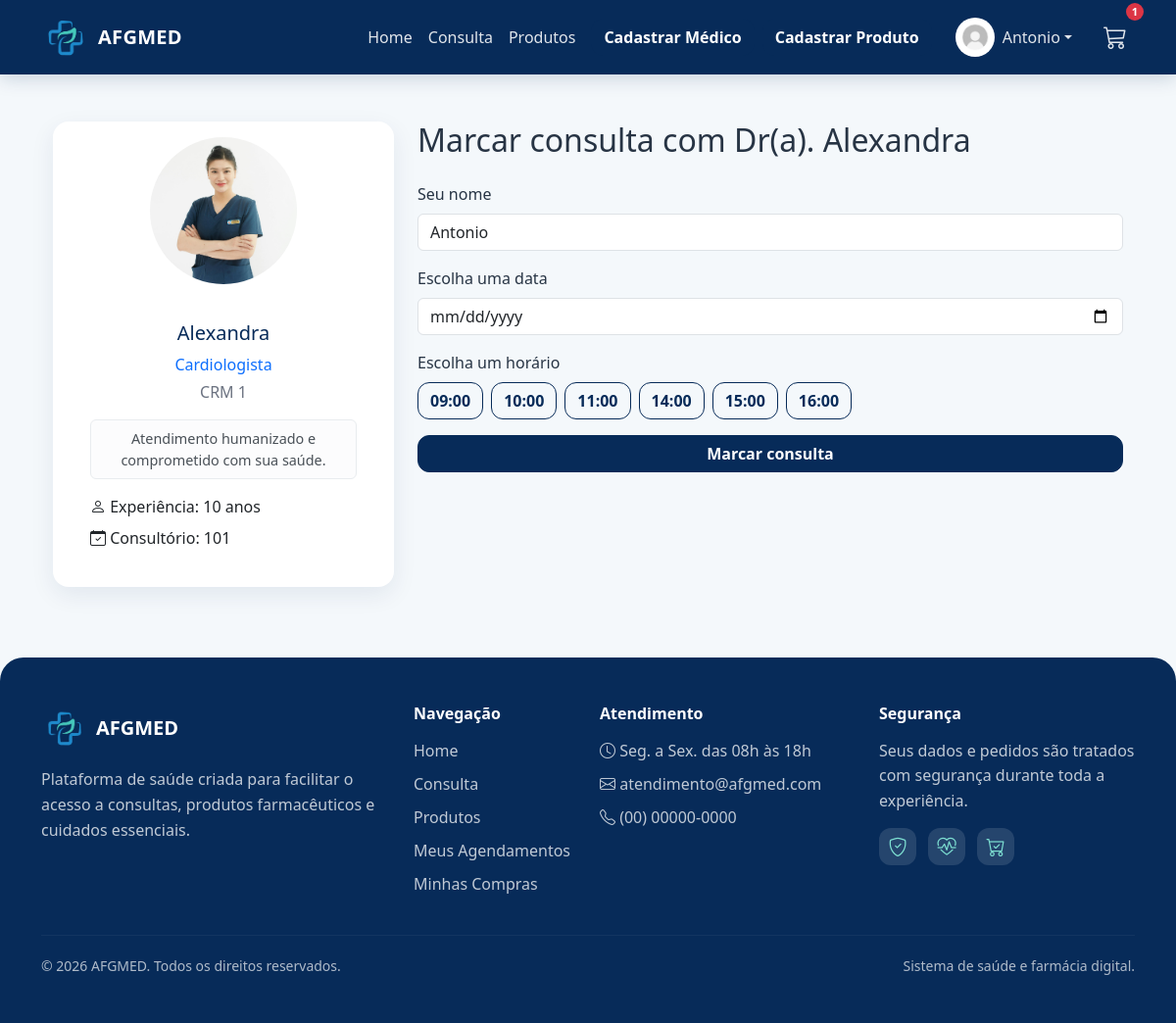
Screenshot of /consultas/1 (signed in) with the database file from the repository.
### projetoafgmed/models.py (models this page shows)
class Usuario(database.Model, UserMixin):
    id = database.Column(database.Integer, primary_key=True)
    nome = database.Column(database.String, nullable=False)
    sobrenome = database.Column(database.String, nullable=False)
    email = database.Column(database.String, nullable=False, unique=True)
    senha = database.Column(database.String, nullable=False)
    foto = database.Column(database.String(200), nullable=True, default="usuario_padrao.jpg")
    is_admin = database.Column(database.Boolean, default=False)
    is_medico = database.Column(database.Boolean, default=False, nullable=False)
    id_medico = database.Column(database.Integer, database.ForeignKey("medico.id"), nullable=True)
    perfil = database.relationship("PerfilUsuario", backref="usuario", uselist=False)
    carrinho = database.relationship("Carrinho", backref="usuario", uselist=False)
    consultas = database.relationship("Consulta", backref="usuario", lazy=True)
    medico = database.relationship(
        "Medico",
        backref=database.backref("usuario_acesso", uselist=False),
        foreign_keys=[id_medico]
    )

class Medico(database.Model):
    id = database.Column(database.Integer, primary_key=True)
    nome = database.Column(database.String, nullable=False)
    especialidade = database.Column(database.String, nullable=False)
    email = database.Column(database.String)
    telefone = database.Column(database.String)
    foto = database.Column(database.String, default="default.jpg")
    data_criacao = database.Column(database.DateTime, nullable=False, default=datetime.utcnow)

### projetoafgmed/routes.py (the view, shortened to what this page needs)
@app.route("/consultas/<int:medico_id>", methods=["GET", "POST"])
@login_required
def consultas(medico_id):
    if getattr(current_user, "is_medico", False) and not getattr(current_user, "is_admin", False):
        flash("Usuários médicos não podem marcar consultas como pacientes.", "warning")
        return redirect(url_for("medicos"))
    medico = Medico.query.get_or_404(medico_id)
    horarios = ["09:00", "10:00", "11:00", "14:00", "15:00", "16:00"]
    consultas_marcadas = Consulta.query.filter_by(medico_id=medico.id).all()
    return render_template(
        "consultas.html",
        medico=medico,
        horarios=horarios,
        consultas=consultas_marcadas
    )

### projetoafgmed/models.py (called while the page is built)
@login_manager.user_loader
def load_usuario(id_usuario):
    return Usuario.query.get(int(id_usuario))

### projetoafgmed/routes.py (called while the page is built, shortened)
@app.context_processor
def carrinho_global():
    if current_user.is_authenticated:
        carrinho = Carrinho.query.filter_by(
            id_usuario=current_user.id,
            status="ativo"
        ).first()
        itens = carrinho.itens if carrinho else []
        total = sum(item.quantidade * item.preco_unitario for item in itens)
        quantidade = sum(item.quantidade for item in itens)
        return {
            "carrinho": carrinho,
            "itens_carrinho": itens,
            "total_carrinho": total,
            "quantidade_carrinho": quantidade
        }

### projetoafgmed/templates/consultas.html (shortened to what this page needs)
{% extends 'base.html' %}
{% block content %}
<div class="container mt-5">
    <div class="row">
        <div class="col-md-4 mb-4">
            <div class="card shadow-sm rounded-4 text-center p-3">
                <img src="{{ url_for('static', filename='fotos_medicos/' ~ medico.foto) }}"
                     class="rounded-circle mx-auto"
                     style="width:150px; height:150px; object-fit:cover;"
                     alt="{{ medico.nome }}">
                <div class="card-body">
                    <h5 class="card-title mt-3">{{ medico.nome }}</h5>
                    <p class="text-primary mb-1">{{ medico.especialidade }}</p>
                    <p class="text-muted">CRM {{ medico.id }}</p>
                    <div class="alert alert-light mt-3 py-2" role="alert" style="font-size:0.9rem;">
                        Atendimento humanizado e comprometido com sua saúde.
                    </div>
                    <ul class="list-unstyled mt-3 mb-0 text-start">
                        <li class="mb-2">
                            <i class="bi bi-person"></i>
                            Experiência: 10 anos
                        </li>
                        <li>
                            <i class="bi bi-calendar-check"></i>
                            Consultório: 101
                        </li>
                    </ul>
                </div>
            </div>
        </div>
        <div class="col-md-8">
            <h2 class="mb-4">Marcar consulta com Dr(a). {{ medico.nome }}</h2>
            <form method="POST" id="form_consulta">
                <div class="mb-3">
                    <label class="form-label">Seu nome</label>
                    <input type="text" class="form-control" value="{{ current_user.nome }}" readonly>
                </div>
                <div class="mb-3">
                    <label class="form-label">Escolha uma data</label>
                    <input type="date"
                           class="form-control"
                           id="data_consulta"
                           name="data_consulta"
                           required>
                </div>
                <div class="mb-3">
                    <label class="form-label">Escolha um horário</label>
                    <div class="d-flex flex-wrap gap-2" id="horarios_container">
                        {% for h in horarios %}
                            <button type="button" class="btn btn-outline-primary horario-btn">
                                {{ h }}
                            </button>
                        {% endfor %}
                    </div>
                </div>
                <button type="submit" class="btn btn-primary w-100">
                    Marcar consulta
                </button>
            </form>
        </div>
    </div>
</div>
{% endblock %}

### projetoafgmed/templates/base.html (shortened to what this page needs)
<!DOCTYPE html>
<html lang="pt-br">
<head>
    <link href="https://cdn.jsdelivr.net/npm/bootstrap@5.3.8/dist/css/bootstrap.min.css" rel="stylesheet">
    <link rel="stylesheet" href="https://cdn.jsdelivr.net/npm/bootstrap-icons@1.11.3/font/bootstrap-icons.css">
    <link rel="stylesheet" href="{{ url_for('static', filename='css/style.css') }}">
</head>
<body>
<nav class="navbar navbar-expand-lg navbar-dark bg-dark">
    <div class="container">
        <a class="navbar-brand d-flex align-items-center" href="{{ url_for('homepage') }}">
            <img src="{{ url_for('static', filename='imagens/logo.jpg') }}" alt="Logo" width="50" class="me-2">
            AFGMED
        </a>
        <div class="collapse navbar-collapse" id="navbarNav">
            <ul class="navbar-nav ms-auto align-items-lg-center">
                <li class="nav-item">
                    <a class="nav-link" href="{{ url_for('homepage') }}">Home</a>
                </li>
                {% if current_user.is_authenticated and current_user.is_medico and not current_user.is_admin %}
                    <li class="nav-item">
                        <a class="nav-link" href="{{ url_for('medicos') }}">Minhas Consultas</a>
                    </li>
                {% else %}
                    <li class="nav-item">
                        <a class="nav-link" href="{{ url_for('medicos') }}">Consulta</a>
                    </li>
                {% endif %}
                <li class="nav-item">
                    <a class="nav-link" href="{{ url_for('produtos') }}">Produtos</a>
                </li>
                {% if current_user.is_authenticated and current_user.is_admin %}
                    <li class="nav-item ms-lg-2">
                        <a class="btn btn-primary" href="{{ url_for('cadastro_medico') }}">
                            Cadastrar Médico
                        </a>
                    </li>
                    <li class="nav-item ms-lg-2">
                        <a class="btn btn-primary" href="{{ url_for('cadastro_produto') }}">
                            Cadastrar Produto
                        </a>
                    </li>
                {% endif %}
            </ul>
            <ul class="navbar-nav ms-lg-3 align-items-lg-center">
                {% if current_user.is_authenticated %}
                    <li class="nav-item dropdown me-lg-3">
                        <a class="nav-link dropdown-toggle d-flex align-items-center"
                           href="#"
                           id="perfilDropdown"
                           role="button"
                           data-bs-toggle="dropdown"
                           aria-expanded="false">
                            <img src="{{ url_for('static', filename='fotos_perfil/' + (current_user.foto or 'usuario_padrao.jpg')) }}"
                                 alt="Perfil"
                                 class="rounded-circle"
                                 style="width:40px; height:40px; object-fit:cover;">
                            <span class="ms-2">{{ current_user.nome }}</span>
                        </a>
                    </li>
                    {% if not current_user.is_medico or current_user.is_admin %}
                        <li class="nav-item position-relative d-none d-lg-block">
                            <a class="nav-link"
                               href="#"
                               data-bs-toggle="offcanvas"
                               data-bs-target="#carrinhoLateral"
                               aria-controls="carrinhoLateral">
                                <i class="bi bi-cart3" style="font-size: 1.5rem;"></i>
                                {% if carrinho %}
                                    <span class="badge bg-danger badge-carrinho position-absolute top-0 start-100 translate-middle">
                                        {{ quantidade_carrinho }}
                                    </span>
                                {% endif %}
                            </a>
                        </li>
                    {% endif %}
                {% endif %}
            </ul>
        </div>
    </div>
</nav>
<main class="container mt-5">
    {% block content %}{% endblock %}
</main>
<footer class="footer-afg mt-5">
    <div class="container py-5">
        <div class="row g-4">
            <div class="col-md-4">
                <div class="d-flex align-items-center mb-3">
                    <img src="{{ url_for('static', filename='imagens/logo.jpg') }}" alt="Logo AFGMED" width="48" class="footer-logo me-2">
                    <h5 class="mb-0 fw-bold">AFGMED</h5>
                </div>
                <p class="footer-text">
                    Plataforma de saúde criada para facilitar o acesso a consultas,
                    produtos farmacêuticos e cuidados essenciais.
                </p>
            </div>
            <div class="col-md-2">
                <h6 class="footer-title">Navegação</h6>
                <ul class="footer-links">
                    <li><a href="{{ url_for('homepage') }}">Home</a></li>
                    {% if current_user.is_authenticated and current_user.is_medico and not current_user.is_admin %}
                        <li><a href="{{ url_for('medicos') }}">Minhas Consultas</a></li>
                    {% else %}
                        <li><a href="{{ url_for('medicos') }}">Consulta</a></li>
                    {% endif %}
                    <li><a href="{{ url_for('produtos') }}">Produtos</a></li>
                    {% if current_user.is_authenticated %}
                        {% if current_user.is_medico and not current_user.is_admin %}
                            <li><a href="{{ url_for('medicos') }}">Minhas Consultas</a></li>
                        {% else %}
                            <li><a href="{{ url_for('meus_agendamentos') }}">Meus Agendamentos</a></li>
                            <li><a href="{{ url_for('meus_pedidos') }}">Minhas Compras</a></li>
                        {% endif %}
                    {% endif %}
                </ul>
            </div>
            <div class="col-md-3">
                <h6 class="footer-title">Atendimento</h6>
                <ul class="footer-links">
                    <li><i class="bi bi-clock"></i> Seg. a Sex. das 08h às 18h</li>
                    <li><i class="bi bi-envelope"></i> atendimento@afgmed.com</li>
                    <li><i class="bi bi-telephone"></i> (00) 00000-0000</li>
                </ul>
            </div>
            <div class="col-md-3">
                <h6 class="footer-title">Segurança</h6>
                <p class="footer-text">
                    Seus dados e pedidos são tratados com segurança durante toda a experiência.
                </p>
                <div class="footer-icons">
                    <i class="bi bi-shield-check"></i>
                    <i class="bi bi-heart-pulse"></i>
                    <i class="bi bi-cart-check"></i>
                </div>
            </div>
        </div>
        <hr class="footer-line">
        <div class="d-flex flex-column flex-md-row justify-content-between align-items-center gap-2">
            <small>© 2026 AFGMED. Todos os direitos reservados.</small>
            <small>Sistema de saúde e farmácia digital.</small>
        </div>
    </div>
</footer>
</body>
</html>

### projetoafgmed/static/css/style.css (style rules this page uses)
body { background: #f4f8fb; color: #273444; font-family: 'Segoe UI', Tahoma, Geneva, Verdana, sans-serif; }
.navbar { background: #072B59 !important; box-shadow: 0 4px 18px rgba(7, 43, 89, 0.18); }
.navbar-brand { font-weight: 700; letter-spacing: .3px; }
.navbar-brand img { border-radius: 10px; object-fit: cover; }
.navbar .nav-link { color: rgba(255, 255, 255, .88) !important; font-weight: 500; }
.btn { border-radius: 12px; transition: .2s ease; }
.btn-primary { background-color: #072B59; border-color: #072B59; font-weight: 700; }
.btn-outline-primary { color: #072B59; border-color: #072B59; border-radius: 12px; font-weight: 700; }
.card { border: none; border-radius: 20px; overflow: hidden; transition: .25s ease; box-shadow: 0 8px 24px rgba(7,43,89,.08) !important; }
.card-body { padding: 22px; }
.card-title { color: #072B59; }
.text-muted { color: #6b7280 !important; }
.badge.bg-danger { font-size: 0.7rem; }
.carrinho-mobile-btn .badge, .badge-carrinho { font-size: 0.65rem; min-width: 18px; height: 18px; display: inline-flex; align-items: center; justify-content: center; padding: 0 5px; border-radius: 999px; }
.footer-afg { background: #072B59; color: #ffffff; border-radius: 24px 24px 0 0; }
.footer-logo { border-radius: 10px; object-fit: cover; }
.footer-text { color: rgba(255, 255, 255, 0.75); line-height: 1.6; margin-bottom: 0; }
.footer-title { font-weight: 700; margin-bottom: 15px; color: #ffffff; }
.footer-links { list-style: none; padding: 0; margin: 0; }
.footer-links li { margin-bottom: 10px; color: rgba(255, 255, 255, 0.75); }
.footer-links a { color: rgba(255, 255, 255, 0.75); text-decoration: none; transition: .2s ease; }
.footer-icons { display: flex; gap: 12px; margin-top: 15px; }
.footer-icons i { width: 38px; height: 38px; background: rgba(255, 255, 255, 0.12); color: #7ee0d2; border-radius: 12px; display: grid; place-items: center; font-size: 1.2rem; }
.footer-line { border-color: rgba(255, 255, 255, 0.18); margin: 30px 0 20px; }
.footer-afg small { color: rgba(255, 255, 255, 0.68); }

### rows the page displays
Usuario: foto (picture), nome "Antonio"
Medico: foto (picture), nome "Alexandra", especialidade "Cardiologista", id "1"

### other values shown
{{ quantidade_carrinho }} "1"
{{ h }} "09:00" "10:00" "11:00" "14:00" "15:00" "16:00"
